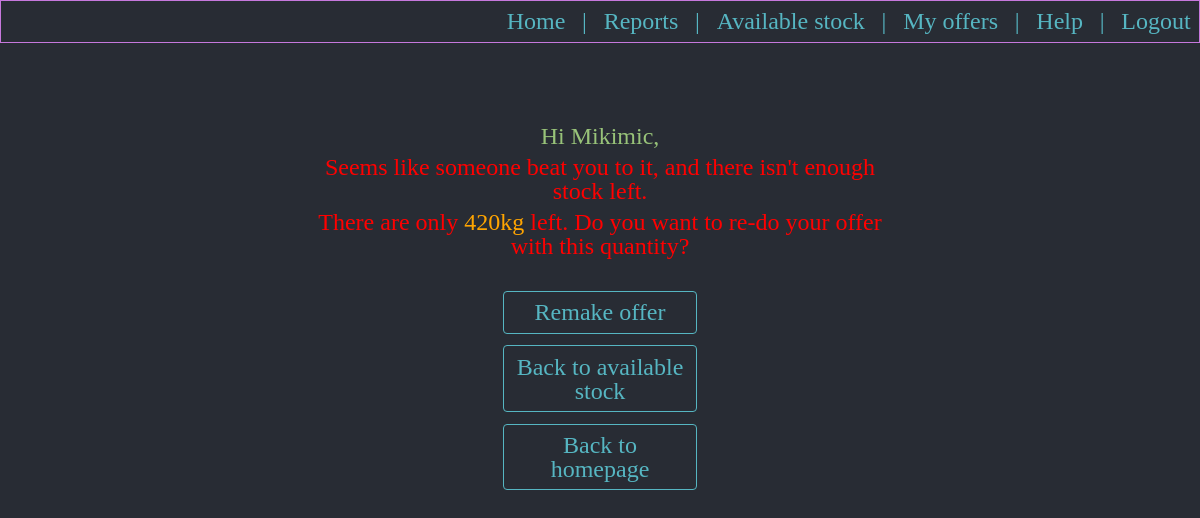
Before: /not_enough_stock/72 (signed in) with the older database file.
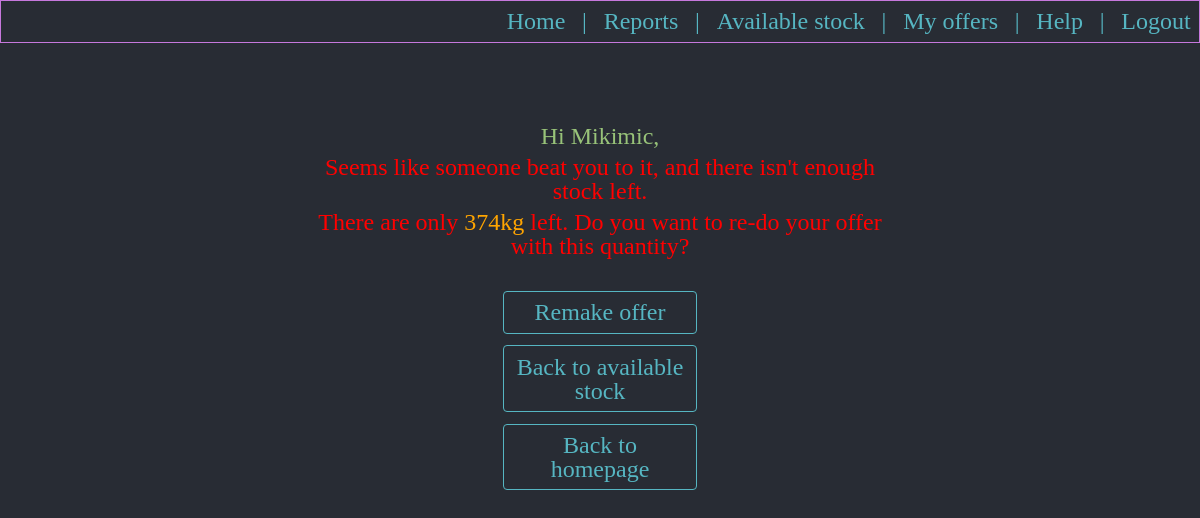
After: the same page with the newer database file.
### aged/models.py (models this page shows, shortened)
class AvailableStock(models.Model):
    available_product = models.ForeignKey(Products, null=True, blank=True, on_delete=models.RESTRICT)
    stock_location = models.ForeignKey(LocationsForStocks, null=True, blank=True, on_delete=models.RESTRICT)
    expiration_date = models.DateField()
    batch = models.CharField(max_length=100)
    original_quantity_in_kg = models.IntegerField()
    under_offer_quantity_in_kg = models.IntegerField(default=0)
    sold_quantity_in_kg = models.IntegerField(default=0)
    available_quantity_in_kg = models.IntegerField()
    class Meta:
        verbose_name_plural = 'Available stock'

### aged/views.py (the view)
# urls.py: path('not_enough_stock/<str:stock_id>', views.not_enough_stock, name='not_enough_stock'),
@login_required
def not_enough_stock(request, stock_id):
    stock_item = AvailableStock.objects.filter(id=stock_id).get()
    return render(request, 'aged/not_enough_stock.html', {'stock_item': stock_item})

### aged/templates/aged/not_enough_stock.html (shortened to what this page needs)
{% extends 'aged/base.html' %}
{% block body %}
<div class="div_menu_no_border">
  <p class="p_menu">Hi {{user}}, </p>
  <p class="p_menu" style="color:red">Seems like someone beat you to it, and there isn't enough stock left.</p>
  {% if stock_item.available_quantity_in_kg != 0 %}
  <p class="p_menu" style="color:red">There are only <span id="id_available_qty" style="color:orange"> {{ stock_item.available_quantity_in_kg }}kg</span> left. Do you want to re-do your offer with this quantity?</p>
  <br>
  <a class="a_menu" href="{% url 'make_offer' itm_id=stock_item.id %}">Remake offer</a>
  {% else %}
  <p id="id_zero_stock_left" class="p_menu" style="color:red">There are 0kg left</p>
  <br>
  {% endif %}
  <a class="a_menu" href="{% url 'all_available_stock' %}">Back to available stock</a>
  <a class="a_menu" href="{% url 'home' %}">Back to homepage</a>
</div>
{% endblock %}

Changed rows visible on the page:
changed AvailableStock: available_quantity_in_kg "420" → "374"
